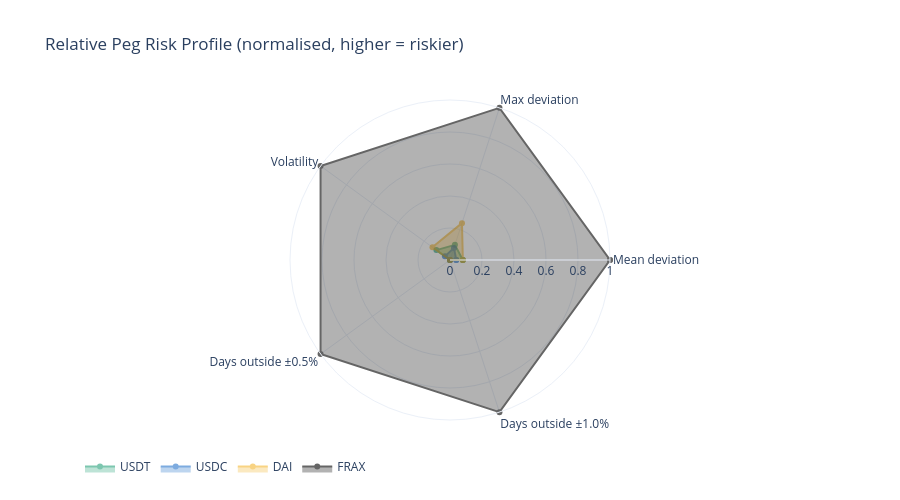

Notebook source saved alongside this figure:
### Markdown cell above
### 5.4 — Risk Score Radar Chart

### Code cell
radar_metrics = {
    "Mean deviation"     : dev.mean(),
    "Max deviation"      : dev.max(),
    "Volatility"         : dev.std(),
    "Days outside ±0.5%" : (dev > TIGHT_BAND).sum(),
    "Days outside ±1.0%" : (dev > DEPEG_BAND).sum(),
}
radar_df   = pd.DataFrame(radar_metrics)
radar_norm = radar_df.div(radar_df.max())
categories = list(radar_metrics.keys())

fig4 = go.Figure()
for ticker in COINS:
    vals = radar_norm.loc[ticker].tolist()
    fig4.add_trace(go.Scatterpolar(r=vals + [vals[0]],
        theta=categories + [categories[0]], fill="toself", name=ticker,
        line_color=COLORS[ticker], opacity=0.6))
fig4.update_layout(
    polar=dict(radialaxis=dict(visible=True, range=[0, 1])),
    title="Relative Peg Risk Profile (normalised, higher = riskier)",
    template="plotly_white", height=500,
    legend=dict(orientation="h", y=-0.1))
save_chart(fig4, "risk_radar.png", height=500)
fig4.show()

### Figure 1 — Plotly figure (JSON) as saved in the notebook; plotly's stock layout.template omitted (floating-point values rounded to 4 significant figures)
{"data": [{"fill": "toself", "line": {"color": "#26A17B"}, "name": "USDT", "opacity": 0.6, "r": [0.08015, 0.09946, 0.1051, 0, 0, 0.08015], "theta": ["Mean deviation", "Max deviation", "Volatility", "Days outside ±0.5%", "Days outside ±1.0%", "Mean deviation"], "type": "scatterpolar"}, {"fill": "toself", "line": {"color": "#2775CA"}, "name": "USDC", "opacity": 0.6, "r": [0.03924, 0.07949, 0.03926, 0, 0, 0.03924], "theta": ["Mean deviation", "Max deviation", "Volatility", "Days outside ±0.5%", "Days outside ±1.0%", "Mean deviation"], "type": "scatterpolar"}, {"fill": "toself", "line": {"color": "#F4B731"}, "name": "DAI", "opacity": 0.6, "r": [0.08024, 0.2422, 0.1354, 0, 0, 0.08024], "theta": ["Mean deviation", "Max deviation", "Volatility", "Days outside ±0.5%", "Days outside ±1.0%", "Mean deviation"], "type": "scatterpolar"}, {"fill": "toself", "line": {"color": "#000000"}, "name": "FRAX", "opacity": 0.6, "r": [1, 1, 1, 1, 1, 1], "theta": ["Mean deviation", "Max deviation", "Volatility", "Days outside ±0.5%", "Days outside ±1.0%", "Mean deviation"], "type": "scatterpolar"}], "layout": {"height": 500, "legend": {"orientation": "h", "y": -0.1}, "polar": {"radialaxis": {"range": [0, 1], "visible": true}}, "title": {"text": "Relative Peg Risk Profile (normalised, higher = riskier)"}}}
